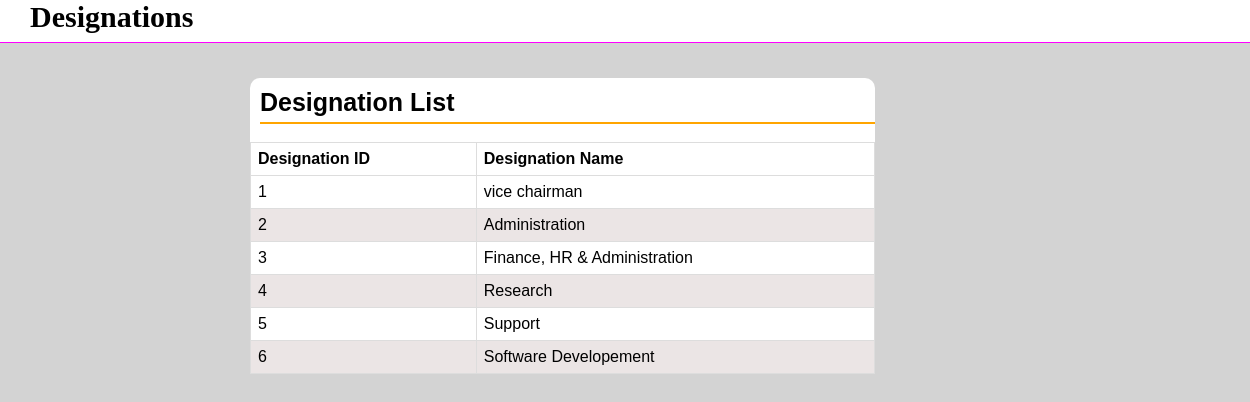
/org/emp_desg.php, run on the app's committed database.
### tables this page shows
CREATE TABLE `designation` (
  `desg_id` int(11) NOT NULL,
  `desg_name` varchar(50) NOT NULL
);

### org/emp_desg.php (the view, shortened to what this page needs)
<!DOCTYPE html>
<html lang="en" dir="ltr">
<head>
	<link rel="stylesheet" href="style.css">
	<link rel="stylesheet" href="https://cdnjs.cloudflare.com/ajax/libs/font-awesome/5.12.0-2/css/all.min.css">
</head>
<body style="background-color: lightgray;">
	<div class="head">
		<p class="head">Designations</p>
	</div>
	<div class="pos">
		<div class="box1" style="margin-left: 250px; width: 50%">
			<p style="border-bottom: 2px solid orange;">Designation List</p><br>
				<table>
				<thead>
				<tr>
					<th>Designation ID</th>
					<th>Designation Name</th>
				</tr>
			</thead>
			<tbody>
			<?php
			include "../dbcon.php";
			$sql = "SELECT * from designation";
			$res = mysqli_query($conn, $sql) or die("Query Unsuccessful");
			while($row = mysqli_fetch_array($res))
			{
			?>
			<tr>
				<td><?php echo $row['desg_id']; ?></td>
				<td><?php echo $row['desg_name']; ?></td>
			</tr>
			<?php } ?>
			</tbody>
		</table>
	</div>
</body>
</html>

### org/style.css (style rules this page uses)
* { margin: 0; padding: 0; }
.head p { background-color: white; width: 100%; height: 42px; padding-left: 30px; border-bottom: 1px solid magenta; }
.head p { padding-right: 10px; font-family: Verdana; font-size: 30px; font-weight: bold; }
.pos { display: flex; }
.box1 { background-color: white; width: 400px; height: 100%; margin-left: 35px; margin-top: 35px; border-radius: 10px; }
.box1 p { padding-top: 5px; padding-bottom: 5px; margin-left: 10px; margin-top: 5px; font-family: Arial; font-size: 25px; font-weight: 550; }
table { font-family: arial, sans-serif; border-collapse: collapse; width: 100%; }
td, th { border: 1px solid #dddddd; text-align: left; padding: 7px; }
tr:nth-child(even) { background-color: #ebe5e5; }

### data on the page
designation: desg_id "1", desg_name "vice chairman"
designation: desg_id "2", desg_name "Administration"
designation: desg_id "3", desg_name "Finance, HR & Administration"
designation: desg_id "4", desg_name "Research"
designation: desg_id "5", desg_name "Support"
designation: desg_id "6", desg_name "Software Developement"
